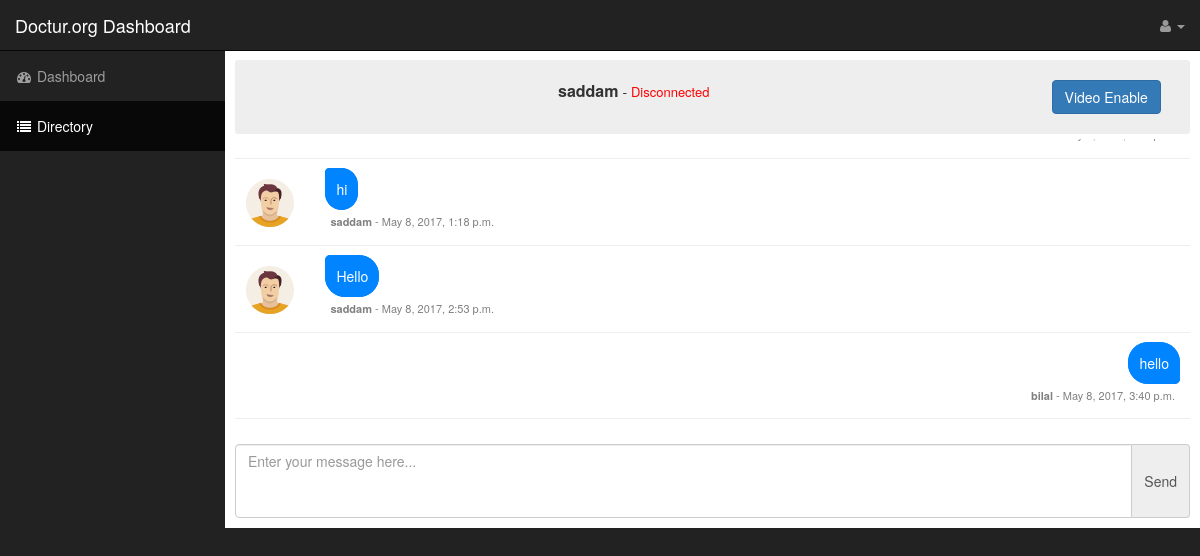
The app's page /talk/1/ (signed in) with its own data.
### talk/models.py (models this page shows, shortened)
class Message(models.Model):
    talk = models.ForeignKey(Talk, related_name='messages')
    user = models.ForeignKey(User)
    timestamp = models.DateTimeField(db_index=True, default=timezone.now)
    content = models.TextField()

### talk/views.py (the view)
# urls.py: url(r'^talk/', include('talk.urls')),
@login_required
def talk(request, talk_id):
    try:
        t = Talk.objects.get(pk=talk_id)
        if not Talk.objects.filter(users__pk=request.user.id):
            return redirect("/talk/directory")
        name = ",".join(x.username for x in t.users.all().exclude(username=request.user.username))
        context = {
            "talk_id": talk_id,
            "name": name,
            "userid": request.user.id,
            "user": request.user.username,
            "chat": Message.objects.filter(talk__id=talk_id).order_by('id')
        }
        return render(request, 'dashboard/talk/chat.html', context)
    except ObjectDoesNotExist:
        return redirect("/talk/directory")

### templates/dashboard/talk/chat.html (shortened to what this page needs)
{% extends 'dashboard/base.html' %}
{% block content %}
<div id="wrapper">
	<div id="page-wrapper">
        <div class="container-fluid">
            <div class="row">
                <div class="col-lg-12 chat-head">
                    <div class="row">
                        <div class="col-sm-10">
                            <p><span id="name">{{ name }}</span> - <span id="status">Connecting...</span></p>
                        </div>
                        <div class="col-sm-2">
                            <span class="btn btn-primary video-btn"  onclick="enable_video();">Video Enable</span>
                        </div>
                    </div>
                </div>
            </div>
            <div class="row">
                <div class="col col-sm-12 chat-area">
                    <div class="chat-panel">
                        <div class="row">
                            <div class="col-lg-12" id="chat-box">
                                <p id="chat-default" class="center">
                                {% if not chat %}
                                    No message to show.
                                {% else %}
                                    {% for message in chat %}
                                        {% if message.user.id == userid %}
                                            <div class="row chat-msg right" id="current-user">
                                                <div class="col col-lg-12">
                                                    <p><span id="msg" class="msg right-border">{{ message.content }}</span></p>
                                                    <p class="msg-info"><b id="their-name">{{ message.user.username }}</b> - <span id="date">{{ message.timestamp }}</span></p>
                                                </div>
                                            </div>
                                        {% else %}
                                            <div class="row chat-msg" id="other-user">
                                                <div id="img" class="col col-lg-1 center">
                                                    <img src="/static/img/male.png">
                                                </div>
                                                <div class="col col-lg-11">
                                                    <p><span id="msg" class="msg left-border">{{ message.content }}</span></p>
                                                    <p class="msg-info"><b id="name">{{ message.user.username }}</b> - <span id="date">{{ message.timestamp }}</span></p>
                                                </div>
                                            </div>
                                        {% endif %}
                                    {% endfor %}
                                {% endif%}
                                </p>
                            </div>
                        </div>
                        <div class="row">
                            <div class="col-lg-12" style="padding: 0px; margin-top: 5px;">
                                <form id="chat-form">
                                    <div class="input-group">
                                        <textarea placeholder="Enter your message here..." class="form-control custom-control" id="content" rows="3" style="resize:none"></textarea>
                                        <span class="input-group-addon btn btn-primary" id="send">Send</span>
                                    </div>
                                </form>
                            </div>
                        </div>
                    </div>
                </div>
            </div>
        </div>
    </div>
</div>
{% endblock %}

### static/css/chat.css (style rules this page uses)
.chat-head { background-color: #eee; border-radius: 3px; padding: 20px; margin-bottom: 5px; text-align: center; }
.chat-head #status { font-size: small; font-color: gray; }
.chat-head #name { font-size: 16px; font-weight: bold; }
#chat-box { width: 100%; display: block; height: 300px; overflow-y: scroll; overflow-x: hidden; padding: 10px; }
.chat-panel textarea { display: block; width: 100%; position:absolute; bottom:; }
.center { text-align: center; }
.right { text-align: right; }
.msg { border: 1px solid #0084ff; background-color: #0084ff; padding: 10px; color: white; max-width: 450px; }
.left-border { border-radius: 20px; border-top-left-radius: 5px; }
.right-border { border-radius: 20px; border-bottom-right-radius: 5px; }
.msg-info { padding: 5px; color: gray; font-size: 11px; font-weight: normal; }
.chat-msg { border-bottom: 1px solid #eee; padding-top: 20px; }

### static/css/sb-admin.css (style rules this page uses)
body { margin-top: 100px; background-color: #222; }
@media (min-width:768px) { body { margin-top: 50px; } }
#wrapper { padding-left: 0; }
#page-wrapper { width: 100%; padding: 0; background-color: #fff; }
@media (min-width:768px) { #wrapper { padding-left: 225px; } }
@media (min-width:768px) { #page-wrapper { padding: 10px; } }

### records on screen
Message: content "hi", user.username "saddam", timestamp "May 8, 2017, 1:18 p.m."
Message: content "Hello", user.username "saddam", timestamp "May 8, 2017, 2:53 p.m."
Message: content "hello", user.username "bilal", timestamp "May 8, 2017, 3:40 p.m."

### other values on screen
{{ name }} "saddam"
